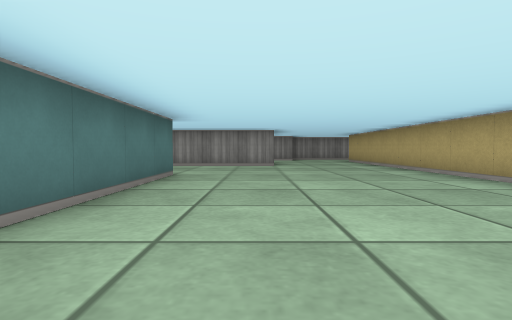
view 1 (above)

23 first-person views from a walk through a cub3D maze. The camera is about half as high as the walls, tilts 2° down and sees 80° across. The floor is counted in squares. Each view is taken from the middle of a square. On the plan, view 1 faces up. The plan holds only what a view shows up to about 9 squares ahead; the rest is blank.

view 2
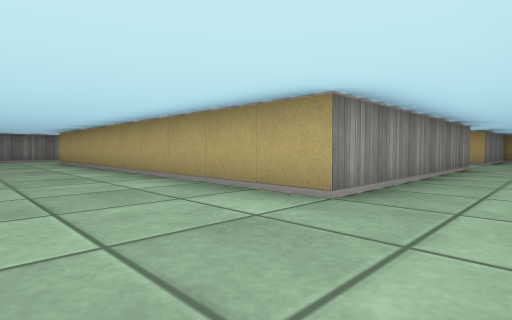

view 3
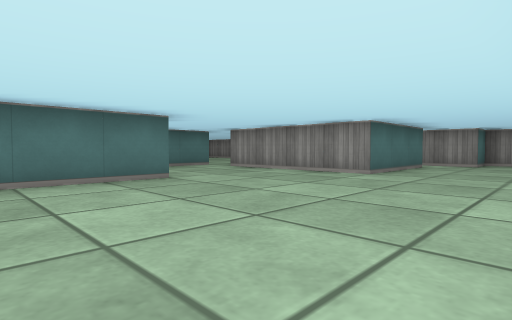

view 4
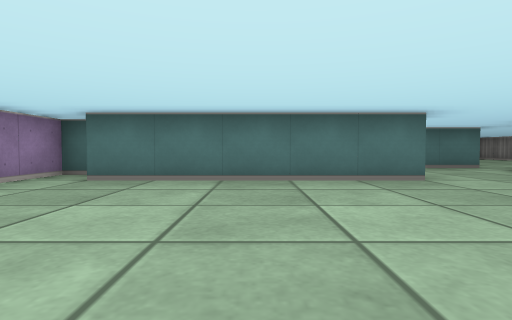

view 5
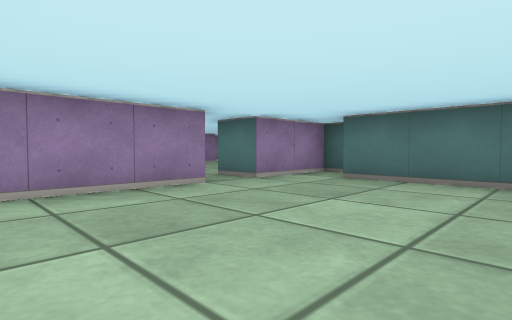

view 6
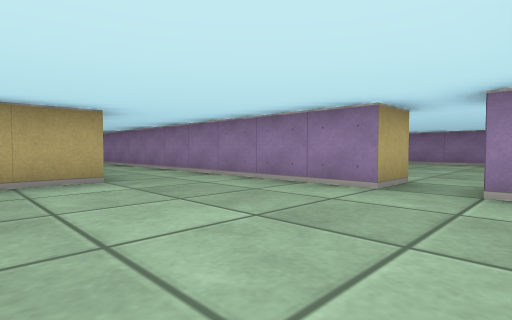

view 7
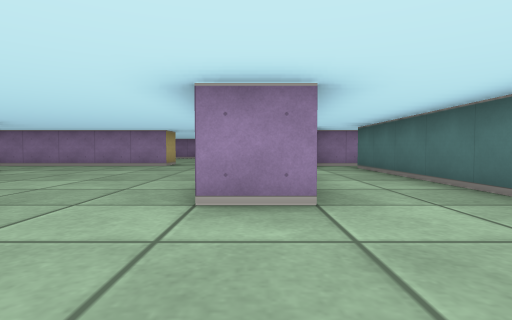

view 8
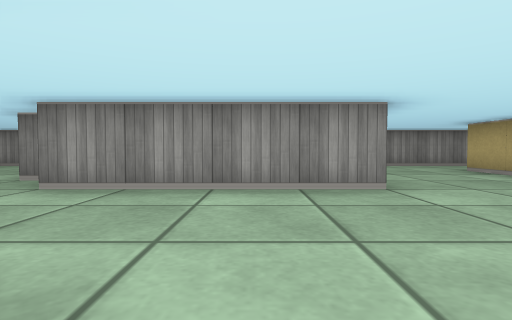

view 9
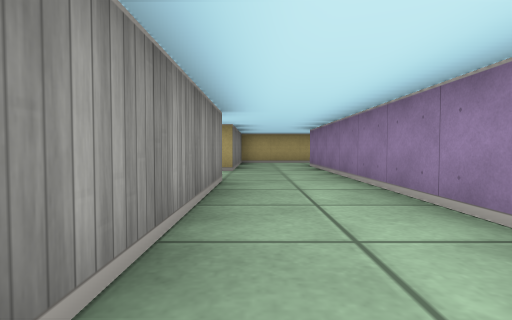

view 10
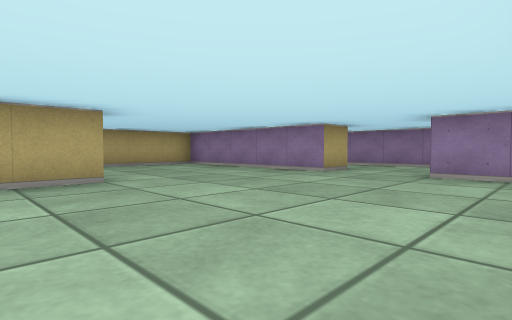

view 11
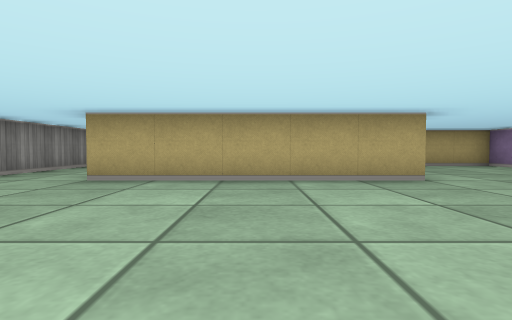

view 12
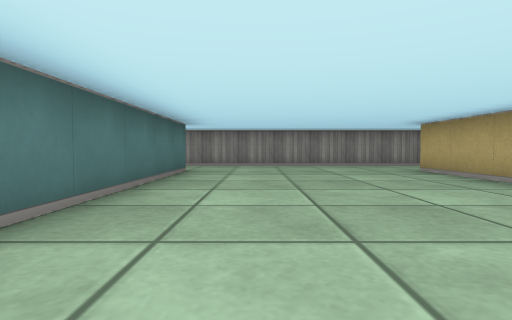

view 13
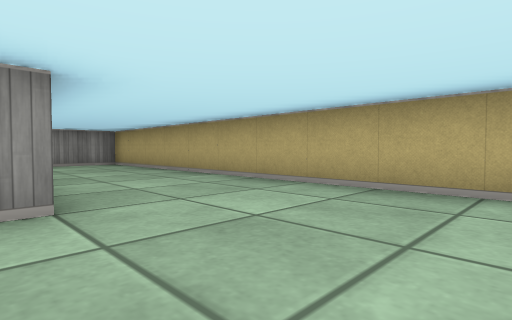

view 14
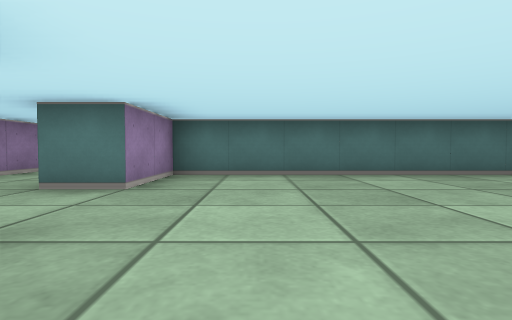

view 15
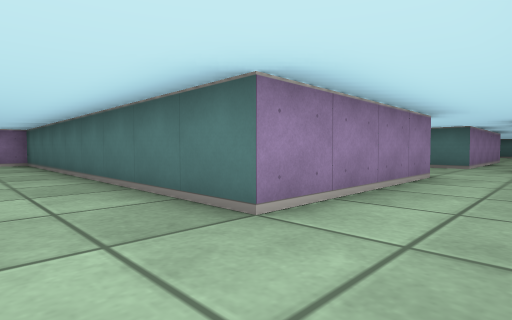

view 16
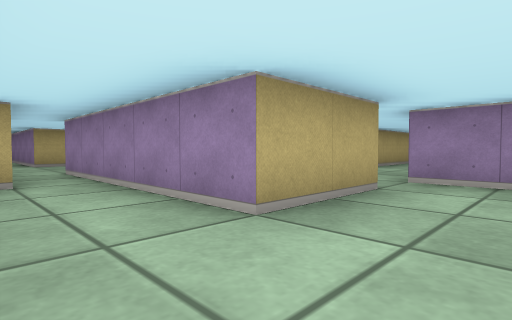

view 17
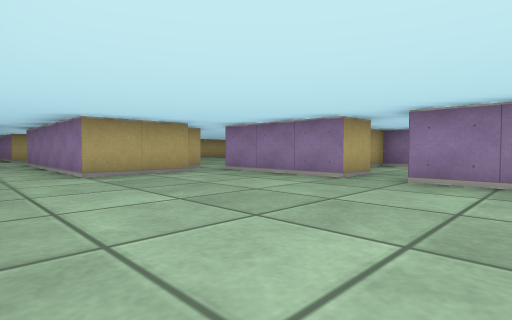

view 18
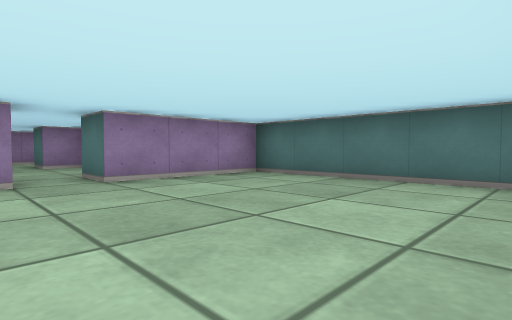

view 19
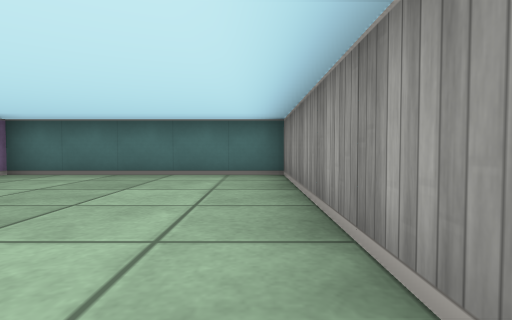

view 20
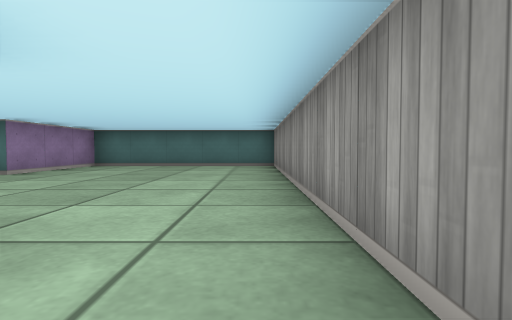

view 21
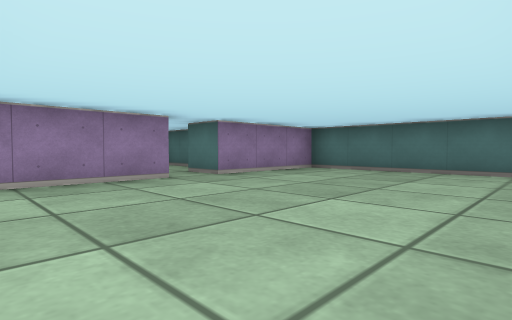

view 22
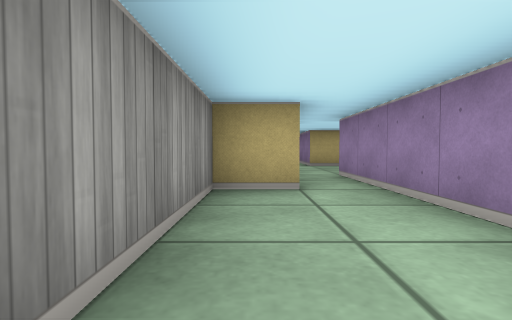

view 23
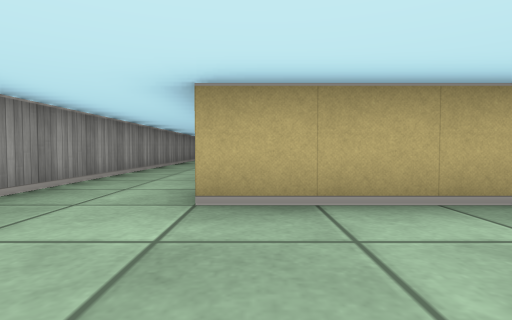

### Floor plan
Points are (right, up) in squares from view 1. A wall is a line through its corners. A room is listed if a view was taken in it or the views show most of it. See-through windows are left out.
Room 1 (views 1, 2, 3, 4, 5, 6, 7, 8, 9, 23)
walls: (-2.6, 5.5) (-1.5, 5.5) (-1.5, 0.5); (-2.5, 3.8) (-2.5, 4.9); (0.5, -0.5) (11.5, -0.5); (-4.5, 5.1) (-4.5, 1.5); (-2.5, 0) (-2.5, -0.5) (-0.5, -0.5); (-4.5, 8.5) (-4.5, 7.1); (-1.5, 11.5) (0.5, 11.5) (0.5, 8.5) (-3.5, 8.5); (9.5, 2.5) (9.5, 1.5) (3.5, 1.5) (3.5, 11.5); (3.5, 13.5) (1.5, 13.5) (1.5, 12.5) (0.1, 12.5); (11.5, 1.5) (11.5, 2.5)
ways out: opening at (3, 12.5) to room 2; opening at (10.5, 2) to room 2; opening at (-4, 9) to room 3; opening at (-1, 12) to room 3; opening at (-4, 1); opening at (0, -1); opening at (12.5, 0.5)
Room 2 (views 10, 11, 12, 13, 14, 15)
walls: (12.5, 6.4) (12.5, 11.5); (13.6, 6.5) (13.1, 6.5); (11.5, 2.5) (16.5, 2.5) (16.5, 13.2); (16.2, 13.5) (3.5, 13.5); (3.5, 11.5) (7.5, 11.5) (7.5, 2.5) (9.5, 2.5)
ways out: opening at (3, 12.5) to room 1; opening at (10.5, 2) to room 1
Room 3 (views 16, 17, 18, 19, 20, 21, 22)
walls: (-7.5, 8.5) (-4.5, 8.5); (-4.5, 9.4) (-4.5, 11.5) (-1.5, 11.5); (-1.5, 12.4) (-1.5, 13.5) (-11.5, 13.5) (-11.5, 8.5) (-8.5, 8.5)
ways out: opening at (-4, 9) to room 1; opening at (-1, 12) to room 1; opening at (-8, 8)

Where each view was taken, in squares from view 1:
view 1: 0 up, 0 right, facing up
view 2: 0 up, 1 right, facing up-right
view 3: 3 up, 3 right, facing up-left
view 4: 3 up, 3 right, facing left
view 5: 3 up, 3 right, facing down-left
view 6: 3 up, 1 left, facing down-right
view 7: 8 up, 2 left, facing down
view 8: 5 up, 1 left, facing up
view 9: 1 up, 5 right, facing right
view 10: 8 up, 8 right, facing down-right
view 11: 9 up, 8 right, facing right
view 12: 5 up, 9 right, facing up
view 13: 4 up, 13 right, facing up-right
view 14: 4 up, 13 right, facing left
view 15: 13 up, 9 right, facing down-left
view 16: 13 up, 6 left, facing down-right
view 17: 13 up, 10 left, facing down-right
view 18: 13 up, 7 left, facing down-left
view 19: 13 up, 6 left, facing left
view 20: 13 up, 3 left, facing left
view 21: 13 up, 5 left, facing down-left
view 22: 13 up, 5 left, facing right
view 23: 11 up, 1 right, facing right
